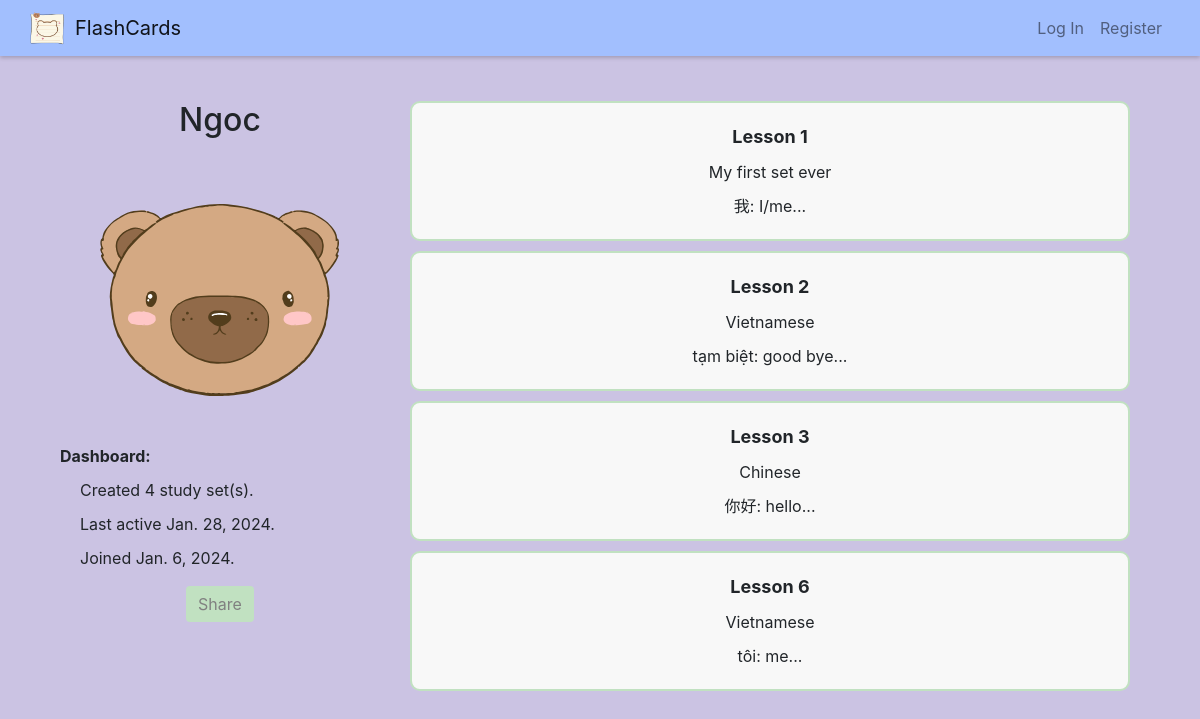
The page /user/Ngoc on the database as committed earlier.
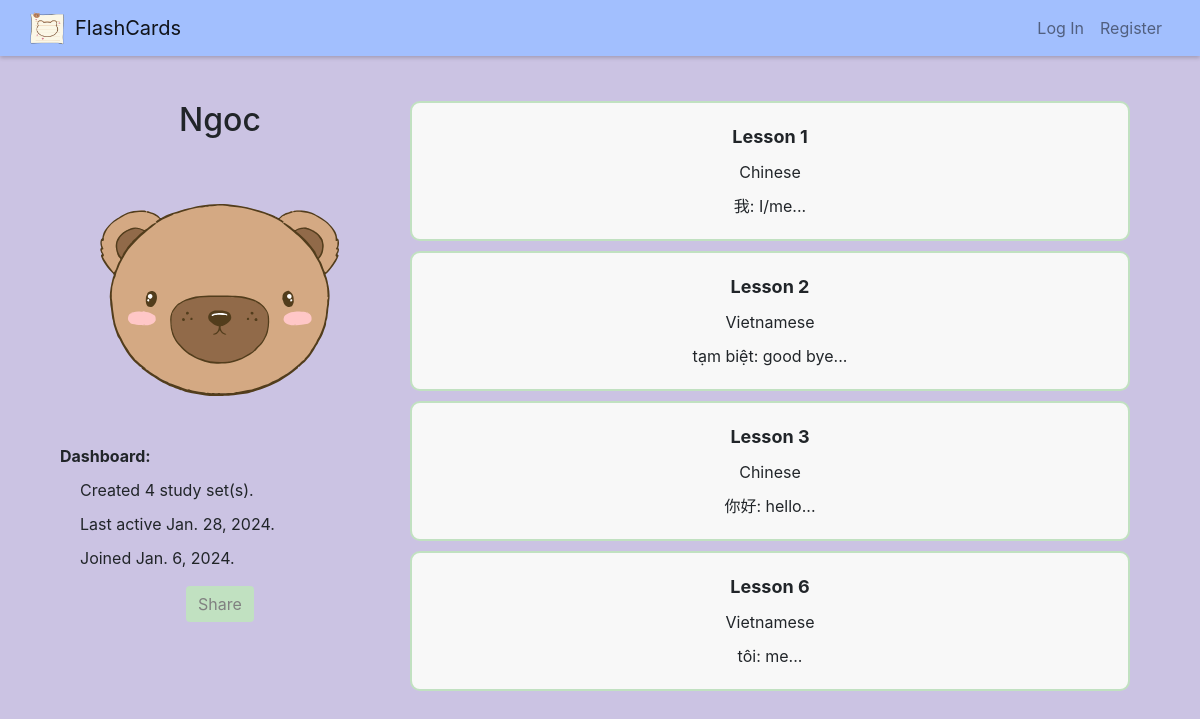
The same page on the database as committed later.
### flashcards/models.py (models this page shows)
class Set(models.Model):
    owner = models.ForeignKey("User", on_delete=models.CASCADE, related_name="sets")
    name = models.CharField(max_length=255)
    description = models.TextField(blank=True)
    timestamp = models.DateTimeField(auto_now_add=True)

class Card(models.Model):
    set = models.ForeignKey("Set", on_delete=models.CASCADE, related_name="cards")
    term = models.CharField(max_length=255)
    definition = models.TextField()

### flashcards/views.py (the view)
# urls.py: path("user/<str:username>", views.user, name="user"),
def user(request, username):
    try:
        user = request.user
        user_displayed = User.objects.get(username=username)
    except User.DoesNotExist:
        return HttpResponseRedirect(reverse('error', args=(404,)))
    if request.method == "POST":
        if request.POST["action"] == "delete":
            if user == user_displayed:
                user_displayed.delete()
                HttpResponseRedirect(reverse("logout"))
    return render(request, "flashcards/user.html", {
        "user": user,
        "user_displayed": user_displayed
    })

### flashcards/templates/flashcards/user.html (shortened to what this page needs)
{% extends "flashcards/layout.html" %}
{% load static %}
{% block body %}
<div class="user-profile center">
    <div class="username-div">
        <h2>{{ user_displayed.username }}</h2>
        <img src="{% static 'flashcards/avatar-bear.svg' %}">
        <div class="left">
        <b>Dashboard:</b>
            <ul>
                <li>Created {{ user_displayed.sets.all.count}} study set(s).</li>
                <li>Last active {{ user_displayed.last_login.date }}.</li>
                <li>Joined {{ user_displayed.date_joined.date }}.</li>
            </ul>
        </div>
        <button onclick="share()" class="btn btn-info popup">Share
        </button>
    </div>
    <div class="study-sets-div">
        <div class="existing-sets-div center">
            {% for set in user_displayed.sets.all %}
            <div class="set-div existing" id="{{ set.id }}">
                <div class="set-item set-title">{{ set.name }}</div>
                <div class="set-item">
                    <ul>
                        <li>{{ set.description }}</li>
                        {% if set.cards.all %}
                            <li>{{ set.cards.all.first.term }}: {{ set.cards.all.first.definition }}...</li>
                        {% else %}
                            <li>No cards yet</li>
                        {% endif %}
                    </ul>
                </div>
            </div>
            {% endfor %}
        </div>
    </div>
</div>
{% endblock %}

Rows that differ between the two databases and show on the page:
changed Set "Lesson 1": description "My first set ever" → "Chinese"
